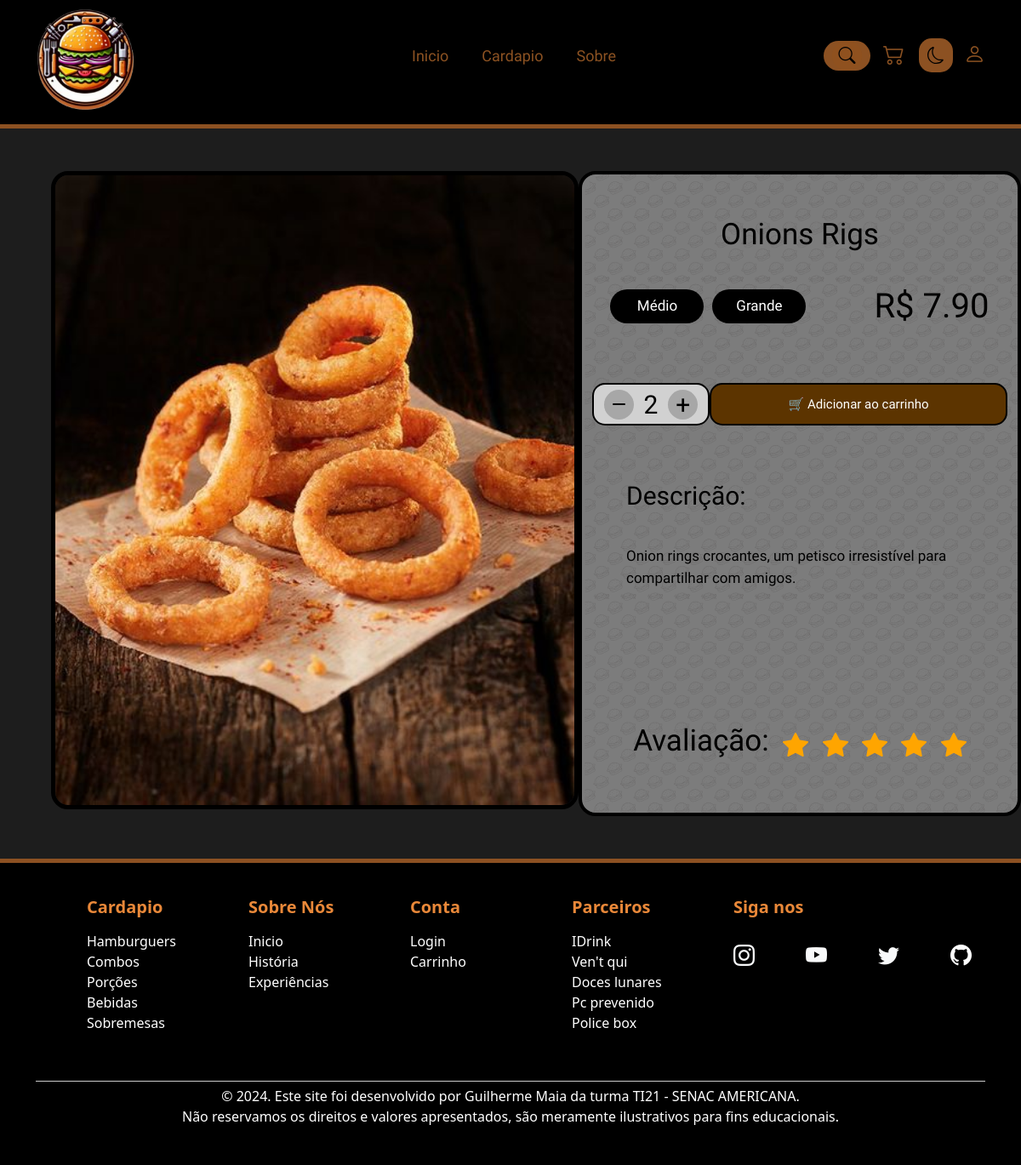
/click-produto.php?id=26, run on the app's committed database.
### tables this page shows
CREATE TABLE tb_produtos (
    id INT AUTO_INCREMENT PRIMARY KEY,
    titulo VARCHAR(150),
    preco DECIMAL(6, 2),
    imagem VARCHAR(200),
    categoria INT,
    descricao VARCHAR(255)
);

### classe/Produto.php (called while the page is built, shortened)
<?php
class Produto
{
    public function Listar1Produto($id)
    {
        $conn = new PDO("mysql:host=62.72.62.1;dbname=u687609827_gui", "u687609827_gui", "Ou]Q||Jr^7H");
        $scriptListar1Produto = "SELECT * FROM tb_produtos WHERE id = {$id}";
        $resultado = $conn->query($scriptListar1Produto)->fetch();
        return $resultado;
    }
}

### click-produto.php (the view, shortened to what this page needs)
<?php
include './includes/header.php';
require './classe/Produto.php';
$produto = new Produto();
if (isset($_GET['id']) && !empty($_GET['id'])) {
    $id = $_GET['id'];
    $dados = $produto->Listar1Produto($id);
} ?>
<section class="body-produto">
    <figcaption><img class="fotinha" alt="foto individual do produto" src="<?= $dados['imagem'] ?>"></figcaption>
    <div class="container" id="grid-principal">
        <section class="grid-1">
            <h1 class="titulo-produto"><?= $dados['titulo'] ?></h1>
        </section>
        <section class="grid-2">
            <div id="tamanho">Médio</div>
            <div id="tamanho">Grande</div>
            <p class="preco-produto">R$ <?= $dados['preco'] ?></p>
        </section>
        <section class="grid-3">
            <div id="adicionar">
                <div class="menos">
                    <svg xmlns="http://www.w3.org/2000/svg" width="40" height="30" fill="currentColor" class="bi bi-dash" viewBox="0 0 16 16">
                        <path d="M4 8a.5.5 0 0 1 .5-.5h7a.5.5 0 0 1 0 1h-7A.5.5 0 0 1 4 8" />
                    </svg>
                </div>
                <div class="numero">2</div>
                <div class="mais">+</div>
            </div>
            <div class="addcart"><a href="carrinho.php">🛒 Adicionar ao carrinho</a></div>
        </section>
        <div class="grid-4">
            <h2 class="titulo-desc">Descrição:</h2>
            <section class="texto-desc">
                <p><?= $dados['descricao'] ?></p>
            </section>
        </div>
        <div class="grid-5">
            <h3 class="avaliacao-title">Avaliação:</h3>
        </div>
    </div>
</section>
<?php include './includes/footer.php' ?>

### assets/css/menu.css (style rules this page uses)
* { margin: 0; }
h2 { margin-bottom: 0; }
body { transition: 0.5s; background-color: #1d1d1d; }

### assets/css/click-produto.css (style rules this page uses)
.body-produto { color: white; display: flex; margin-top: 50px; margin-bottom: 50px; margin-left: 5vw; }
#grid-principal { border: 4px solid rgb(0, 0, 0); background-image: url(../img/hambsproduto.png); background-color: #7c7c7c; width: 600px; display: grid; grid-template-columns: 1fr 1fr 1fr 1fr 1fr; grid-template-rows: 100px 110px 120px 260px 160px; border-radius: 20px; justify-content: space-around; }
.grid-1 { font-family: 'Croissant One'; color: #000000; display: flex; justify-content: center; align-items: end; grid-column: 1/6; }
.grid-2 { display: flex; align-items: center; justify-content: center; gap: 10px; font-size: 15px; grid-column: 1/6; }
.grid-3 { display: flex; align-items: center; justify-content: space-evenly; font-size: 35px; grid-column: 1/6; grid-row: 3; }
.grid-4 { padding: 30px 40px 0 40px; grid-column: 1/6; grid-row: 4; }
.grid-5 { padding: 0 40px 0 40px; display: flex; align-items: center; justify-content: space-around; grid-column: 1/6; grid-row: 5; }
.fotinha { border: 5px solid black; border-radius: 5px; width: 620px; height: 750px; border-radius: 20px; object-fit: cover; }
.titulo-produto { font-size: 35px; }
#tamanho { font-family: 'Croissant One'; display: flex; align-items: center; justify-content: center; background-color: #000000; height: 40px; width: 110px; border-radius: 40px; font-size: 17px; }
.preco-produto { font-family: 'Croissant One'; font-size: 40px; margin-bottom: 0; margin-left: 70px; color: #000000; }
#adicionar { font-family: 'Croissant One'; display: flex; align-items: center; justify-content: space-evenly; background-color: #d1d1d1; border: 2px solid black; height: 50px; width: 140px; border-radius: 15px; font-size: 17px; }
.menos { background-color: #66666666; height: 35px; width: 35px; border-radius: 50%; display: flex; align-items: center; justify-content: center; color: black; cursor: pointer; }
.numero { font-size: 30px; color: #000000; }
.mais { background-color: #66666666; height: 35px; width: 35px; border-radius: 50%; display: flex; font-size: 30px; align-items: center; justify-content: center; color: black; cursor: pointer; }
.addcart a { font-family: 'Croissant One'; display: flex; align-items: center; justify-content: space-evenly; background-color: #5c3400; border: 2px solid black; height: 50px; width: 350px; border-radius: 15px; font-size: 15px; cursor: pointer; text-decoration: none; color: white; }
.titulo-desc { font-family: 'Croissant One'; color: #000000; display: flex; justify-content: start; font-size: 30px; }
.texto-desc { font-family: 'Croissant One'; padding-top: 40px; color: #000; font-size: 17px !important; }
.avaliacao-title { font-family: 'Croissant One'; font-size: 35px; color: #000; }

### data on the page
tb_produtos: imagem (picture), titulo "Onions Rigs", preco "7.90", descricao "Onion rings crocantes, um petisco irresistível para compartilhar com amigos."
